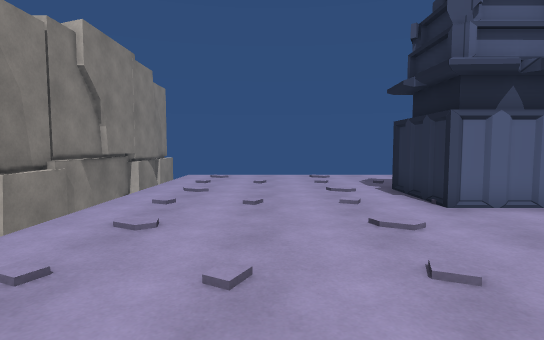
[1] (above)

22 first-person views from a walk through a Unity game level. The camera is 1.3 m above the floor, tilts 4° down and sees 80° across. The floor is counted in squares, 1 m on a side. Each view is taken from the middle of a square. On the plan, view 1 faces up. The plan holds only what a view shows up to about 14 squares ahead; the rest is blank. The place goes on beyond the plan.

[2]
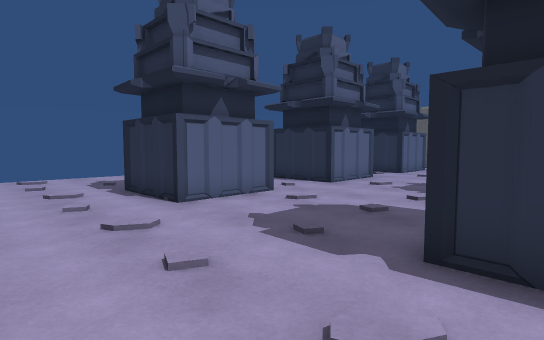

[3]
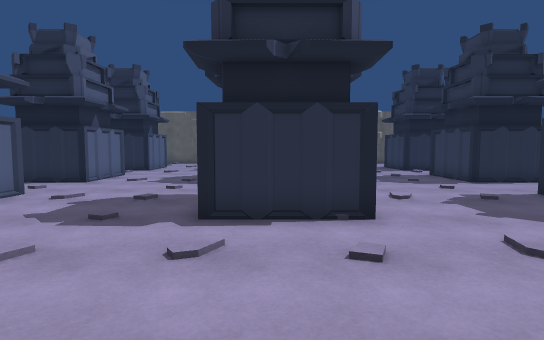

[4]
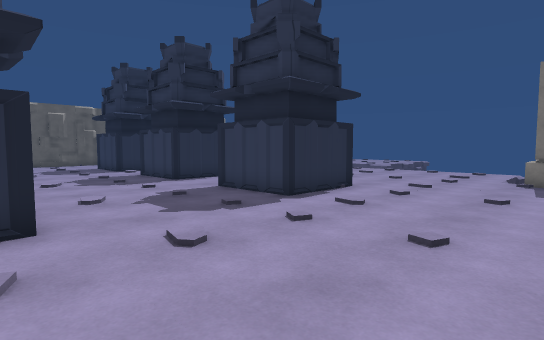

[5]
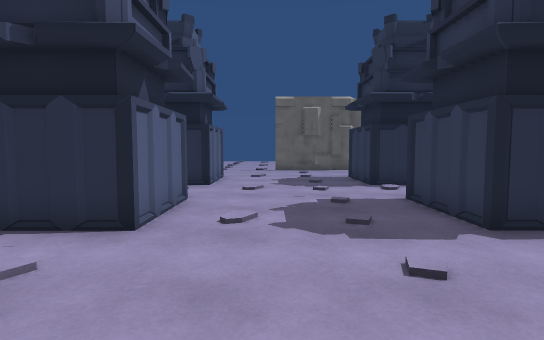

[6]
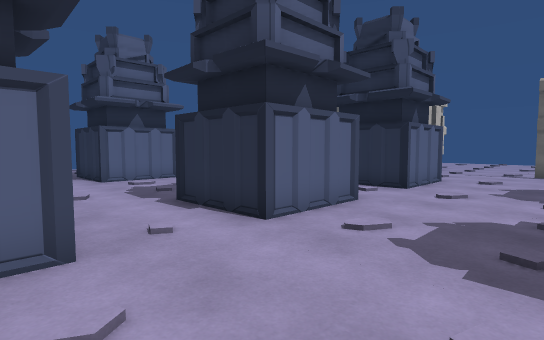

[7]
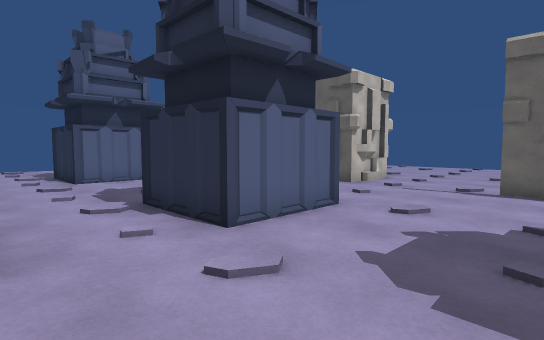

[8]
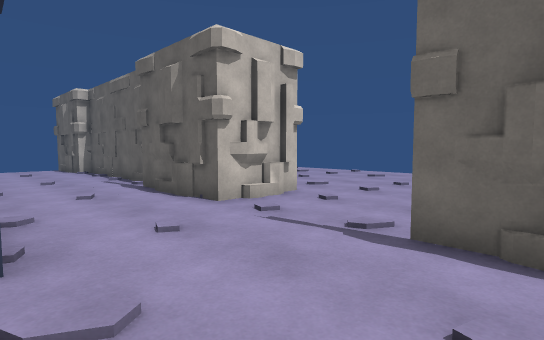

[9]
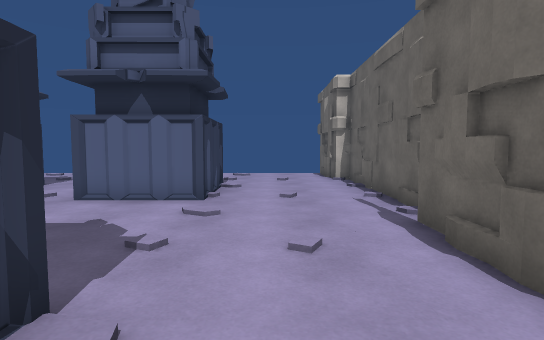

[10]
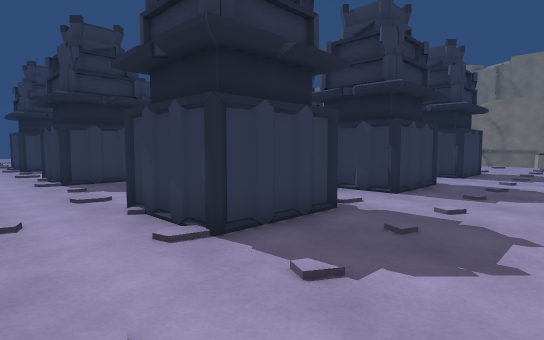

[11]
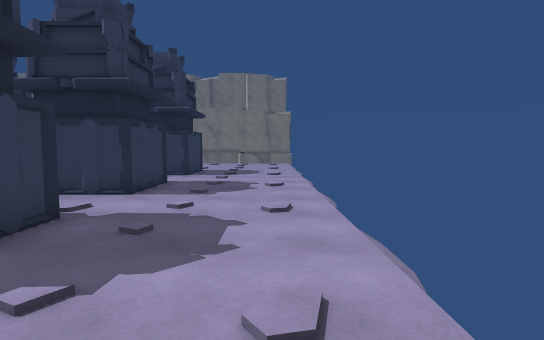

[12]
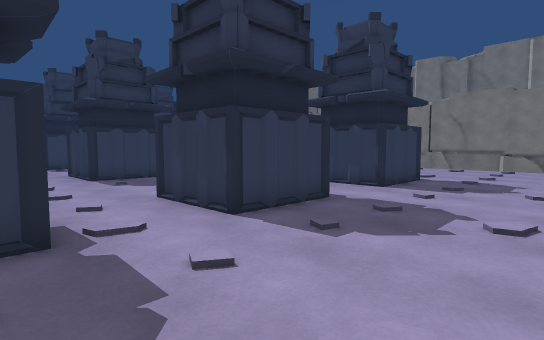

[13]
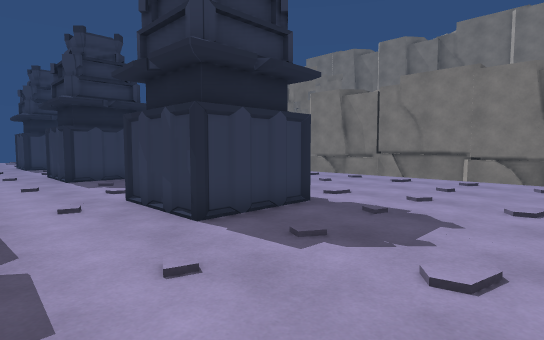

[14]
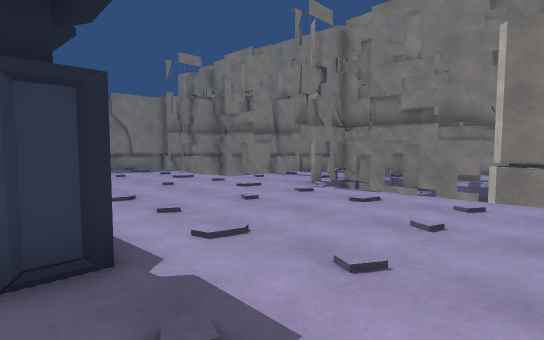

[15]
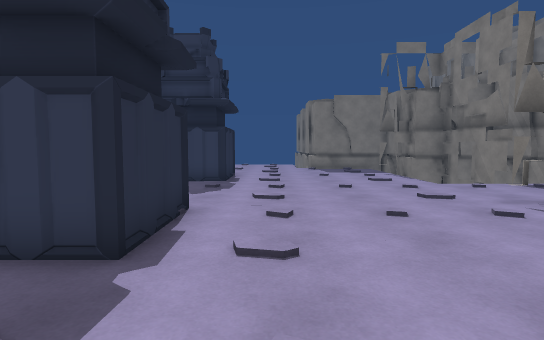

[16]
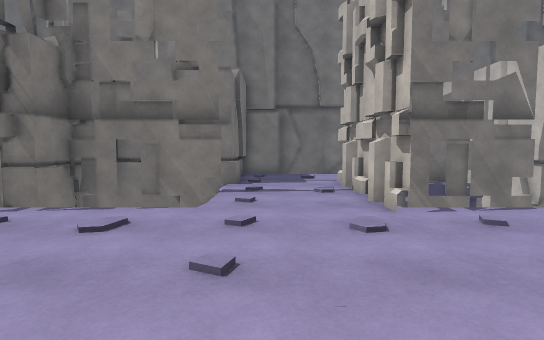

[17]
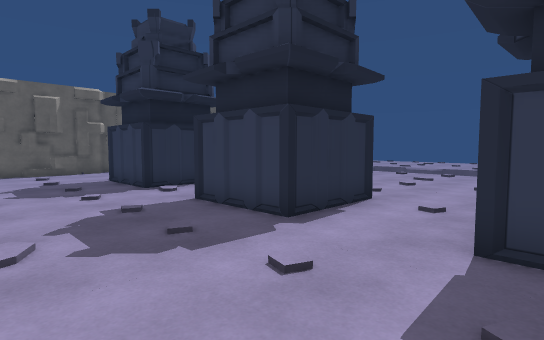

[18]
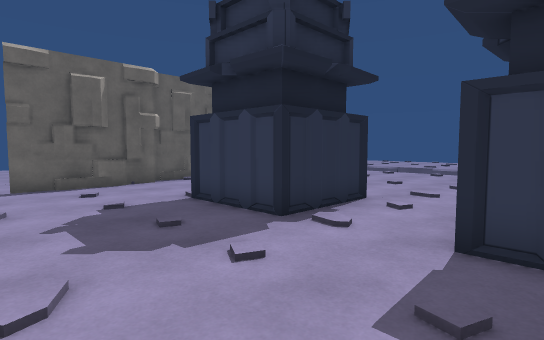

[19]
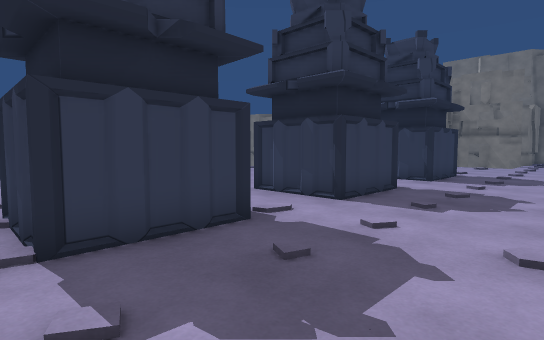

[20]
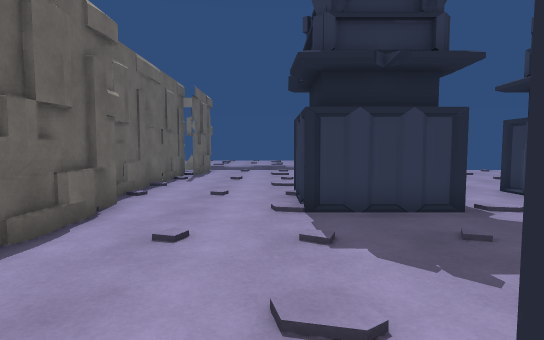

[21]
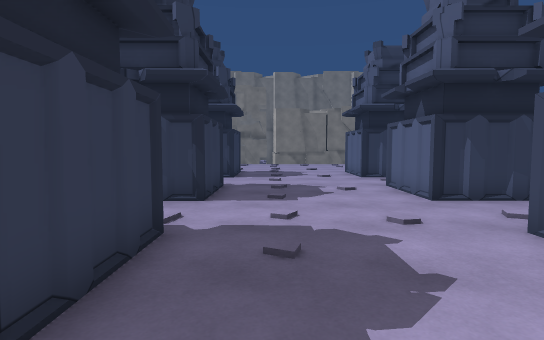

[22]
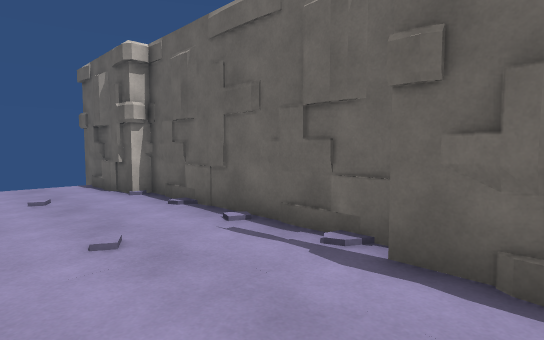

### Floor plan
Key: @ floor where view 1 was taken; # wall or solid block; x gap in a wall; . floor; / step, stairs or slope; = window, fence, low wall or low ledge; O other object.
Columns run from 11 left of view 1 to 32 right of it. Each row starts with its distance up from view 1.
 16                                   #
 15             ......................=
 14       #/..........................##
 13       #/...........................#
 12       #/...........................#
 11       #............................=
 10       # .......OOOO..OOOO..OOOO....#
  9       #/.......OOOO..OOOO..OO O....#
  8       # .......OOOO..OOOO..OOOO....#
  7       # .......OOOO..OOOO..OOOO....=
  6       # ...........................#
  5       # ...........................#
  4       # ...........................#
  3 ####   #..........................#=
  2  /#     ..........................=.   ...
  1   #     .......OOOO..OOOO..OOOO...##  .....
  0   #     ...@...OOOO..OOOO..OOOO....#x#......
 -1   #  #  .......O OO..OOOO..OOOO.............
 -2   ######.......OOOO..OOOO...OOO...........
 -3 .........................................
 -4 ...................................#...
 -5 ...................................=
 -6 #.................................#=
 -7 ######  ..........................##
 -8   ####  .......OOOO..OOOO..OOOO....#
 -9   ####  .......OOOO..OOOO..OO O....#
-10   ####  .......OOOO..OOOO..OO O....#

Positions as (right, up) in squares from view 1, and headings:
1: (0, 0), facing up
2: (0, 0), facing up-right
3: (-2, 0), facing right
4: (-2, -1), facing down-right
5: (5, -4), facing right
6: (6, -6), facing up-right
7: (13, -6), facing up-right
8: (19, -6), facing up-right
9: (21, -1), facing up
10: (22, 14), facing down-left
11: (22, 14), facing left
12: (17, 15), facing down-left
13: (10, 15), facing down-left
14: (5, 5), facing down-left
15: (2, 5), facing down
16: (3, -5), facing left
17: (6, -3), facing down-right
18: (12, -3), facing down-right
19: (20, -3), facing down-left
20: (20, -1), facing down
21: (21, 3), facing left
22: (20, 3), facing up-right
